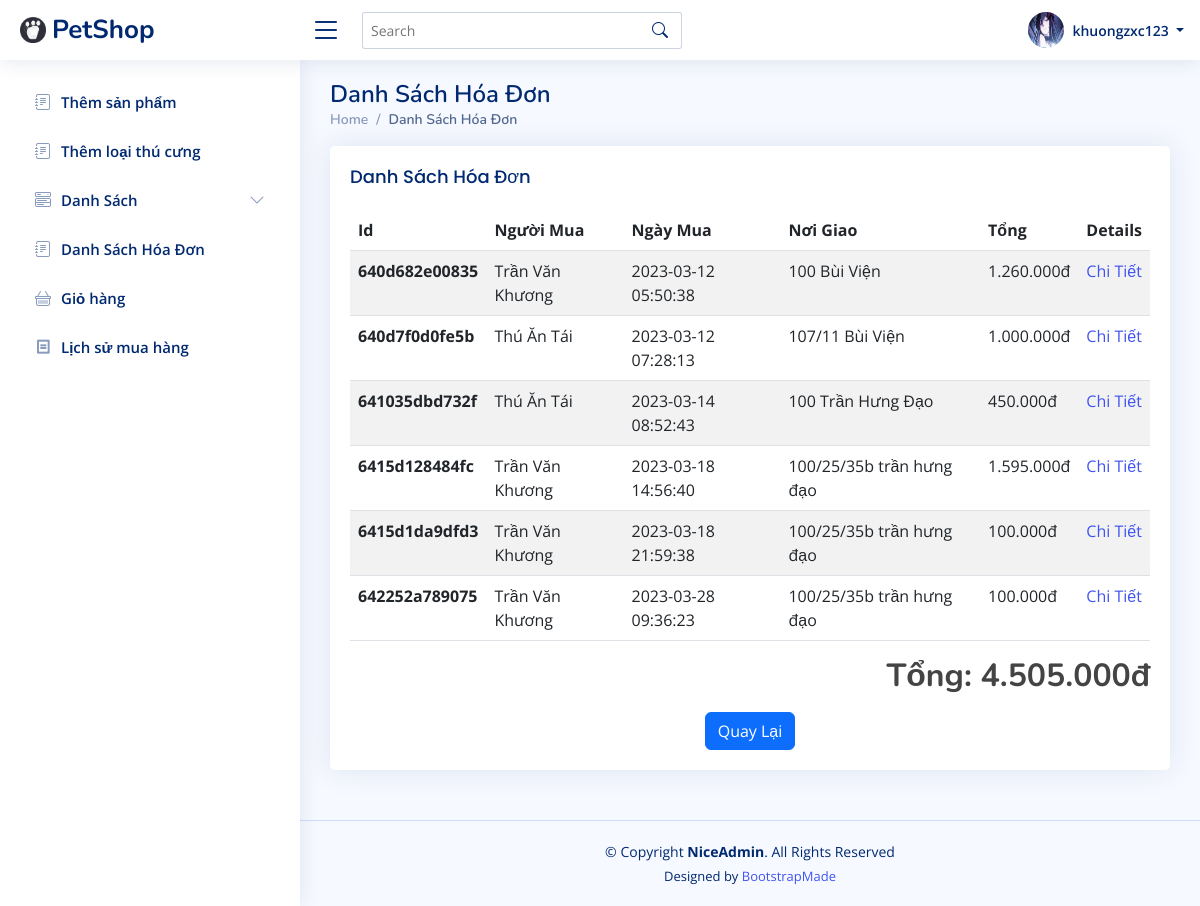
Page /?r=hoadon (signed in) on the committed database.
### tables this page shows
CREATE TABLE IF NOT EXISTS `hoadon` (
  `Id` varchar(256) NOT NULL,
  `Day` datetime NOT NULL,
  `UserId` int NOT NULL,
  `Total` int NOT NULL,
  `Address` varchar(100) NOT NULL,
  PRIMARY KEY (`Id`),
  KEY `UserId` (`UserId`),
  CONSTRAINT `hoadon_ibfk_1` FOREIGN KEY (`UserId`) REFERENCES `user` (`Id`)
);

CREATE TABLE IF NOT EXISTS `user` (
  `Id` int NOT NULL AUTO_INCREMENT,
  `UserName` varchar(50) DEFAULT NULL,
  `Pass` varchar(256) DEFAULT NULL,
  `FullName` varchar(100) DEFAULT 'no name',
  `Avata` varchar(256) DEFAULT 'default_avata.png',
  `RoleId` int DEFAULT '2',
  `Token` varchar(50) DEFAULT NULL,
  `Email` varchar(100) DEFAULT NULL,
  `Status` tinyint(1) DEFAULT '0',
  PRIMARY KEY (`Id`),
  KEY `RoleId` (`RoleId`),
  CONSTRAINT `user_ibfk_1` FOREIGN KEY (`RoleId`) REFERENCES `role` (`Id`)
);

### controllers/HoaDonController.php (called while the page is built, shortened)
<?php
require_once('configs/database.php');
require_once('models/HoaDon.php');
class HoaDonController
{
    private $model;
    function __construct()
    {
        global $pdo;
        $this->model = new HoaDon($pdo);
    }
    function hoadon()
    {
        $danhSachHoaDon = $this->model->getAllHoaDon();
        require_once('views/product/danhsachhoadon.php');
    }
}
?>

### models/HoaDon.php (called while the page is built, shortened)
<?php
class HoaDon
{
    private $db;
    function __construct($pdo)
    {
        $this->db = $pdo;
    }
    function getAllHoaDon()
    {
        $stmt = $this->db->prepare("SELECT hoadon.Id, hoadon.Day, hoadon.Total, user.FullName, hoadon.Address
            FROM hoadon INNER JOIN user
            ON hoadon.UserId = user.Id");
        $stmt->execute();
        $danhSach = $stmt->fetchAll(PDO::FETCH_ASSOC);
        return $danhSach;
    }
}
?>

### views/product/danhsachhoadon.php (the view, shortened to what this page needs)
<?php
include_once('views/shares/header.php');
?>
<main id="main" class="main">
  <div class="pagetitle">
    <h1>Danh Sách Hóa Đơn</h1>
    <nav>
      <ol class="breadcrumb">
        <li class="breadcrumb-item"><a href="?r=/">Home</a></li>
        <li class="breadcrumb-item active">Danh Sách Hóa Đơn</li>
      </ol>
    </nav>
  </div>
  <div class="card">
    <div class="card-body">
      <h5 class="card-title">Danh Sách Hóa Đơn</h5>
      <table class="table table-striped">
        <thead>
          <tr>
            <th scope="col">Id</th>
            <th scope="col">Người Mua</th>
            <th scope="col">Ngày Mua</th>
            <th scope="col">Nơi Giao</th>
            <th scope="col">Tổng</th>
            <th scope="col">Details</th>
          </tr>
        </thead>
        <tbody>
          <?php
          $tong = 0;
          foreach ($danhSachHoaDon as $item) {
            echo "<tr>";
            echo "<th scope='row'>" . $item['Id'] . "</th>";
            echo "<td scope='row'>" . $item['FullName'] . "</td>";
            echo "<td scope='row'>" . $item['Day'] . "</td>";
            echo "<td scope='row'>" . $item['Address'] . "</td>";
            echo "<td scope='row'>" . currency_format($item['Total']) . "</td>";
            echo "<td><a href='?r=chitiethoadon&id=" . $item['Id'] . "'>Chi Tiết</a></td>";
            echo "</tr>";
            $tong += $item['Total'];
          }
          ?>
      </table>
      <div class="text-end ">
        <p>
        <h2 class="fw-bold">Tổng:
          <?php echo currency_format($tong); ?>
        </h2>
        </p>
      </div>
      <div class="text-center">
        <button onclick="location.href='?r=/'" class="btn btn-primary">Quay Lại</button>
      </div>
    </div>
  </div>
</main>
<?php
include_once('views/shares/footer.php');
?>

### assets/css/style.css (style rules this page uses)
:root { scroll-behavior: smooth; }
body { font-family: "Open Sans", sans-serif; background: #f6f9ff; color: #444444; }
a { color: #4154f1; text-decoration: none; }
h1, h2, h3, h4, h5, h6 { font-family: "Nunito", sans-serif; }
#main { margin-top: 60px; padding: 20px 30px; transition: all 0.3s; }
.pagetitle { margin-bottom: 10px; }
.pagetitle h1 { font-size: 24px; margin-bottom: 0; font-weight: 600; color: #012970; }
.card { margin-bottom: 30px; border: none; border-radius: 5px; box-shadow: 0px 0 30px rgba(1, 41, 112, 0.1); }
.card-title { padding: 20px 0 15px 0; font-size: 18px; font-weight: 500; color: #012970; font-family: "Poppins", sans-serif; }
.card-body { padding: 0 20px 20px 20px; }
.breadcrumb { font-size: 14px; font-family: "Nunito", sans-serif; color: #899bbd; font-weight: 600; }
.breadcrumb a { color: #899bbd; transition: 0.3s; }
.breadcrumb .breadcrumb-item::before { color: #899bbd; }
.breadcrumb .active { color: #51678f; font-weight: 600; }
@media (min-width: 1200px) { #main, #footer { margin-left: 300px; } }

### rows in the picture
hoadon: Id "640d682e00835", UserId.FullName "Trần Văn Khương", Day "2023-03-12 05:50:38", Address "100 Bùi Viện", Total "1.260.000đ"
hoadon: Id "640d7f0d0fe5b", UserId.FullName "Thú Ăn Tái", Day "2023-03-12 07:28:13", Address "107/11 Bùi Viện", Total "1.000.000đ"
hoadon: Id "641035dbd732f", UserId.FullName "Thú Ăn Tái", Day "2023-03-14 08:52:43", Address "100 Trần Hưng Đạo", Total "450.000đ"
hoadon: Id "6415d128484fc", UserId.FullName "Trần Văn Khương", Day "2023-03-18 14:56:40", Address "100/25/35b trần hưng đạo", Total "1.595.000đ"
hoadon: Id "6415d1da9dfd3", UserId.FullName "Trần Văn Khương", Day "2023-03-18 21:59:38", Address "100/25/35b trần hưng đạo", Total "100.000đ"
hoadon: Id "642252a789075", UserId.FullName "Trần Văn Khương", Day "2023-03-28 09:36:23", Address "100/25/35b trần hưng đạo", Total "100.000đ"

### other values in the picture
$_SESSION['userName'] "khuongzxc123"
currency_format($tong) "4.505.000đ"
